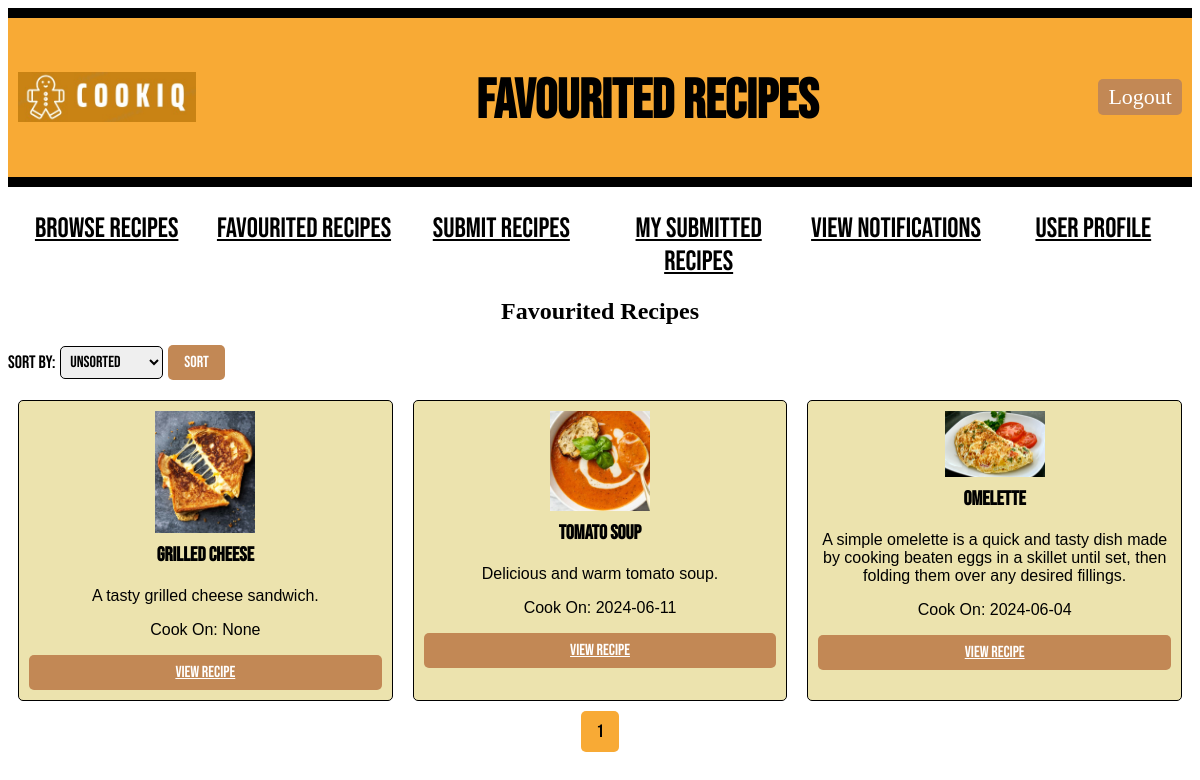
The page /user/1/favouritedrecipe (signed in) on the database its author committed.
### models.py (models this page shows, shortened)
class Recipe(db.Model):
    id = db.Column(db.Integer, primary_key=True)
    recipe_name = db.Column(db.String(100), nullable=False)
    description = db.Column(db.Text, nullable=False)
    ingredients = db.Column(db.Text, nullable=False)
    steps = db.Column(db.Text, nullable=False)
    difficulty = db.Column(db.Integer, nullable=False)
    time_required = db.Column(db.Integer, nullable=False)
    serving_size = db.Column(db.Integer, nullable=False)
    submitted_at = db.Column(db.DateTime(timezone=True), default=lambda: datetime.now(timezone('Asia/Kuala_Lumpur')))
    approved = db.Column(db.Boolean, default=False)
    user_id = db.Column(db.Integer, db.ForeignKey('user.id', name='fk_recipe_user'), nullable=False)
    image_path = db.Column(db.String(255))  # Path to the image file
    submitted_by = db.Column(db.String(100), nullable=False)
    comments = db.relationship('Comment', backref='recipe', cascade="all, delete-orphan", lazy=True)
    reports = db.relationship('Report', back_populates='recipe', cascade="all, delete-orphan")
    categories = db.relationship('Category', secondary=recipe_category_association, backref=db.backref('recipes', lazy='dynamic'))

### main.py (the view)
@app.route("/user/<int:user_id>/favouritedrecipe")
def favouritedrecipe(user_id):
    if "user_id" not in session or session["user_id"] != user_id:
        return redirect(url_for("login"))
    user = User.query.get_or_404(user_id)
    page = request.args.get('page', 1, type=int)
    per_page = 20
    favourited_recipes_with_cook_on = db.session.query(Recipe, FavouriteRecipe.cook_on)\
        .join(FavouriteRecipe, Recipe.id == FavouriteRecipe.recipe_id)\
        .filter(FavouriteRecipe.user_id == user_id)\
        .paginate(page=page, per_page=per_page, error_out=False)
    recipes_with_cook_on = favourited_recipes_with_cook_on.items
    sort_by = request.args.get("sort_by", "none")
    if sort_by == "alphabetical":
        recipes_with_cook_on = sorted(recipes_with_cook_on, key=lambda r: r[0].recipe_name)
    elif sort_by == "cook_on":
        recipes_with_cook_on = sorted(recipes_with_cook_on, key=lambda r: r[1] if r[1] else date.min)
    return render_template("favourited_recipe.html", user=user, recipes=recipes_with_cook_on, pagination=favourited_recipes_with_cook_on, sort_by=sort_by)

### templates/favourited_recipe.html (shortened to what this page needs)
<!DOCTYPE html>
<html>
<head>
    <link rel="stylesheet" type="text/css" href="{{ url_for('static', filename='style.css') }}">
</head>
<body>
    <div class="header">
        <div class="logo-container">
            <img style="height: 50px; padding-bottom: 30px;" src="{{ url_for('static', filename='Logo_CookiQ.jpeg') }}" alt="Logo_CookiQ">
        </div>
        <h1 class="title">Favourited Recipes</h1>
        <a href="{{ url_for('logout') }}" class="LogOutButton">Logout</a>
    </div>
    <div class="classification">
        <ul>
            <li><a href="{{ url_for('browse_recipes', user_id=user.id) }}" class="nav-button">Browse Recipes</a></li>
            <li><a href="{{ url_for('favouritedrecipe', user_id=user.id)}}" class="nav-button">Favourited Recipes</a></li>
            <li><a href="{{ url_for('recipesubmission', user_id=user.id) }}" class="nav-button">Submit Recipes</a></li>
            <li><a href="{{ url_for('submitted_recipes', user_id=user.id) }}" class="nav-button">My Submitted Recipes</a></li>
            <li><a href="{{ url_for('view_notifications', user_id=user.id) }}" class="nav-button">View Notifications</a></li>
            <li><a href="{{ url_for('user_profile', user_id=user.id) }}" class="nav-button">User Profile</a></li>
        </ul>
    </div>
    <div class="recipes">
        <h2 class="centertext">Favourited Recipes</h2>
        <div class="sort-selection">
            <form method="GET" action="{{ url_for('favouritedrecipe', user_id=user.id) }}">
                <label for="sort_by">Sort By:</label>
                <select name="sort_by" id="sort_by">
                    <option value="none" {% if sort_by == "none" %}selected{% endif %}>Unsorted</option>
                </select>
                <button type="submit">Sort</button>
            </form>
        </div>
        {% if recipes %}
        {% for i in range(0, recipes|length, 4) %}
        <div class="recipe-row">
            {% for recipe in recipes[i:i+4] %}
            <div class="recipe-card">
                <img src="/static/{{ recipe[0].image_path }}" alt="Recipe Image" style="max-width: 100px;">
                <h3>{{ recipe[0].recipe_name }}</h3>
                <p>{{ recipe[0].description }}</p>
                <p>Cook On: {{ recipe[1] }}</p>
                <a href="{{ url_for('recipe', user_id=user.id, recipe_id=recipe[0].id, source='favouritedrecipe') }}">View Recipe</a>
            </div>
            {% endfor %}
        </div>
        {% endfor %}
        {% else %}
        <p>No favourited recipes yet.</p>
        {% endif %}
    </div>
    <div class="pagination">
        {% for number in pagination.iter_pages() %}
            {% if pagination.page != number %}
                <span>
                    <a class='page-number' href="{{ url_for('favouritedrecipe', user_id=user.id, page=number, sort_by=sort_by) }}">
                        {{ number }}
                    </a>
                </span>
            {% else %}
                <span class='current-page-number'>{{ number }}</span>
            {% endif %}
        {% endfor %}
    </div>
</body>
</html>

### static/style.css (style rules this page uses)
.header { display: flex; align-items: center; justify-content: space-between; background-color: #f8aa35; border-top: 10px solid #000; border-bottom: 10px solid #000; margin-bottom: 20px; padding: 5px 10px; }
.logo-container { display: flex; align-items: center; margin-top: 30px; }
.centertext { text-align: center; }
.title { font-family: 'Bebas Neue', sans-serif; font-size: 55px; color: rgb(0, 0, 0); margin-top: 45px; }
.nav-button { border: none; color: rgb(0, 0, 0); }
.MainButton, .HomeButton, .LogOutButton { padding: 5px 10px; border-radius: 5px; background-color: #c28855; color: #fff; font-size: 22px; font-weight: 300; cursor: pointer; text-decoration: none; left: 20px; }
.classification ul { text-align: center; display: flex; padding-top: 5px; padding-left: 0px; }
.classification li { font-family: 'Bebas Neue', sans-serif; font-size: 28px; font-weight: 300; text-transform: uppercase; display: inline-block; width: 100%; }
.recipe-row, .user-row { display: flex; justify-content: center; margin-bottom: 20px; }
.recipe-card, .user-card { width: 45%; margin: 0 10px; padding: 10px; border: 1px solid #000; border-radius: 5px; background-color: #ece3ae; text-align: center; }
.recipe-card h3, .user-card h3 { margin-top: 0; font-family: 'Bebas Neue', sans-serif; font-size: 20px; }
.recipe-card p, .user-card p { font-family: 'Franklin Gothic Medium', 'Arial Narrow', Arial, sans-serif; text-align: center; }
.recipe-card img { display: block; margin: 0 auto 10px; max-width: 100%; height: auto; }
.recipe-card a { display: block; margin-top: 10px; }
.category-selection button, .search-bar button, .users button, .recipe-card a, .delete-button { padding: 8px 16px; border: none; cursor: pointer; border-radius: 5px; font-family: 'Bebas Neue', sans-serif; font-size: 16px; background-color: #c28855; color: #fff; transition: background-color 0.3s; }
.sort-selection { margin-bottom: 20px; }
.sort-selection form { display: flex; align-items: center; }
.sort-selection label { font-family: 'Bebas Neue', sans-serif; font-size: 18px; margin-right: 5px; }
.sort-selection select { font-family: 'Bebas Neue', sans-serif; font-size: 16px; padding: 5px; border: 1px solid #000; border-radius: 5px; margin-right: 5px; }
.sort-selection button { padding: 8px 16px; border: none; cursor: pointer; border-radius: 5px; font-family: 'Bebas Neue', sans-serif; font-size: 16px; background-color: #c28855; color: #fff; transition: background-color 0.3s; }
.pagination { text-align: center; margin-top: 20px; font-family: 'Bebas Neue', sans-serif; }
.pagination a, .pagination span { margin: 0 5px; padding: 10px 15px; border-radius: 5px; text-decoration: none; font-size: 18px; background-color: #c28855; color: #fff; transition: background-color 0.3s; }
.pagination span.current-page-number { background-color: #f8aa35; color: #000; cursor: default; }

### rows shown on the page
Recipe: image_path (picture), recipe_name "Grilled Cheese", description "A tasty grilled cheese sandwich.", recipe "None"
Recipe: image_path (picture), recipe_name "Tomato Soup", description "Delicious and warm tomato soup.", recipe "2024-06-11"
Recipe: image_path (picture), recipe_name "Omelette", description "A simple omelette is a quick and tasty dish made by cooking beaten eggs in a skillet until set, then folding them over any desired fillings.", recipe "2024-06-04"

### other values the page prints
{{ number }} "1"
